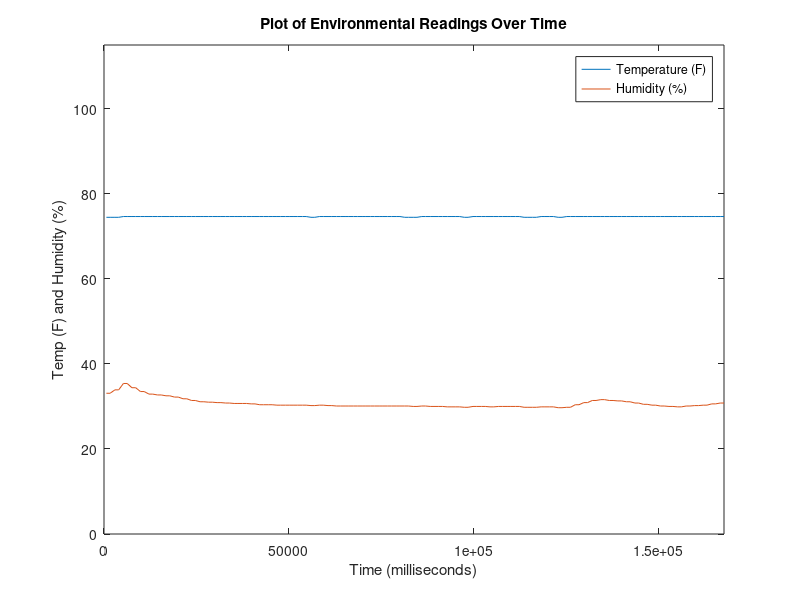

The MATLAB script that drew this image:
% Samuel Lee Toepke
% samueltoepke@gmail.com
% Spring 2015
% plot_results.m: Takes a tab delimited file, and plots the results in
%   either Octave or MATLAB. First column is time, second column is
%   temperature (F) and third column is humidity (%).
%
% Can be run from command line with "$ octave --persist plot_results.m".
% Make sure LOG_FILE.TXT is in the same directory.

% Cleanup from possible previous runs.
close all;
clear all;

% Read from the tab delimited file.
readings = dlmread('LOG_FILE.TXT', '\t', 1, 0); 

% Create the plot.
plot(readings(:,1), readings(:,2), readings(:,1), readings(:,3)); 

% Format the plot.
axis([0 inf 0 115]); % Set origin to be bottom left.
title('Plot of Environmental Readings Over Time'); % Set title.
xlabel('Time (milliseconds)') % Set x-axis label.
ylabel('Temp (F) and Humidity (%)') % Set y-axis label.
legend('Temperature (F)','Humidity (%)') % Set a legend.
